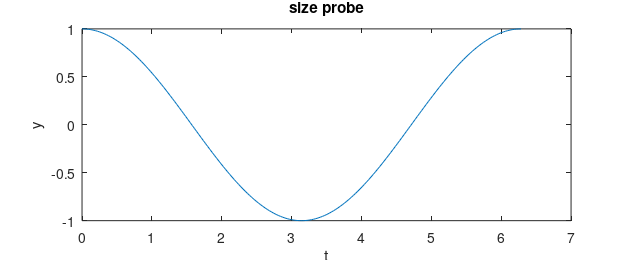
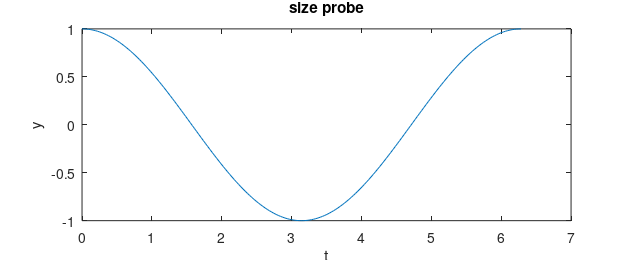
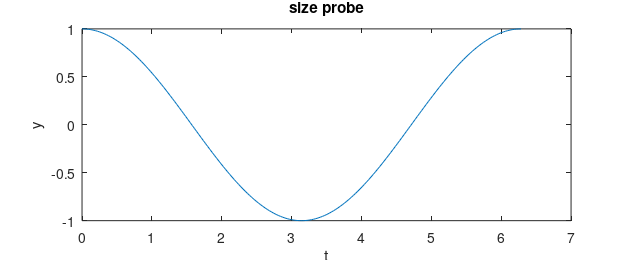
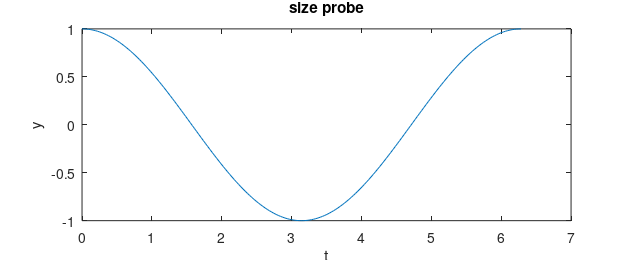

These figures' MATLAB source, in order: (Note: this script raises an error after producing the figures.)
% probe_b.m --- M3 matlab recon, block A2: the SIZE CALIBER (single-variable experiments)
% re-run:  d:/Software/Matlab/bin/matlab -batch "run('tests/m3-matlab-recon/probe_b.m')"
% outputs: build/m3-matlab-recon/b/
% Every case exports: exportgraphics PNG(Res 200), print -dpng -r200, exportgraphics PDF, print -dpdf.
% The python side (measure_size.py) then reads px / page-box / fonts off the artifacts.
here = fileparts(mfilename('fullpath')); root = fileparts(fileparts(here)); cd(root);
OUT = 'build/m3-matlab-recon/b';
if ~exist(OUT,'dir'); mkdir(OUT); end
fprintf('### probe_b start ###  cwd=%s\n', pwd);

% ---- helper: build a figure with given pixel Position and inch PaperPosition ----
function fig = mkfig(pospx, paperin)
    fig = figure('Visible','off','Position',[100 100 pospx(1) pospx(2)]);
    set(fig,'PaperUnits','inches');
    set(fig,'PaperPosition',[0 0 paperin(1) paperin(2)]);
    ax = axes(fig);
    x = linspace(0,2*pi,200);
    plot(ax, x, sin(x)); plot(ax, x, cos(x));
    xlabel(ax,'t'); ylabel(ax,'y'); title(ax,'size probe');
end

function dumpfig(tag, fig)
    fprintf('[%s] Position      = [%s]\n', tag, num2str(get(fig,'Position')));
    fprintf('[%s] PaperUnits    = %s\n',     tag, get(fig,'PaperUnits'));
    fprintf('[%s] PaperPosition = [%s]\n',   tag, num2str(get(fig,'PaperPosition')));
    fprintf('[%s] PaperSize     = [%s]\n',   tag, num2str(get(fig,'PaperSize')));
    fprintf('[%s] PaperType     = %s\n',     tag, get(fig,'PaperType'));
    ax = findobj(fig,'Type','axes');
    fprintf('[%s] ax.Position   = [%s]\n',   tag, num2str(get(ax(1),'Position')));
    fprintf('[%s] ax.TightInset = [%s]\n',   tag, num2str(get(ax(1),'TightInset')));
end

function runcase(tag, fig, OUT)
    dumpfig(tag, fig);
    t0=tic;
    exportgraphics(fig, fullfile(OUT, sprintf('%s_eg.png', tag)), 'Resolution', 200);
    exportgraphics(fig, fullfile(OUT, sprintf('%s_eg.pdf', tag)));
    print(fig, fullfile(OUT, sprintf('%s_pr.png', tag)), '-dpng', '-r200');
    print(fig, fullfile(OUT, sprintf('%s_pr.pdf', tag)), '-dpdf');
    fprintf('[%s] 4 exports in %.2fs\n', tag, toc(t0));
    close(fig);
end

%% ---- t0 baseline: Position 631x260 px, PaperPosition 6.31x2.6 in ----
runcase('t0_base', mkfig([631 260], [6.31 2.6]), OUT);

%% ---- t1 ONLY pixel Position width changes (631 -> 800) ----
runcase('t1_pos_w800', mkfig([800 260], [6.31 2.6]), OUT);

%% ---- t2 ONLY pixel Position height changes (260 -> 400) ----
runcase('t2_pos_h400', mkfig([631 400], [6.31 2.6]), OUT);

%% ---- t3 ONLY PaperPosition width changes (6.31 -> 8.0) ----
runcase('t3_paper_w800', mkfig([631 260], [8.0 2.6]), OUT);

%% ---- t4 ONLY PaperPosition height changes (2.6 -> 3.5) ----
runcase('t4_paper_h350', mkfig([631 260], [6.31 3.5]), OUT);

%% ---- t5 PaperSize forced to 11x8.5 in (with PaperPosition untouched) ----
fig = mkfig([631 260], [6.31 2.6]);
set(fig,'PaperUnits','inches');
try
    set(fig,'PaperSize',[11 8.5]);
    fprintf('[t5] set PaperSize [11 8.5] OK\n');
catch e
    fprintf('[t5] set PaperSize RAISED %s: %s\n', e.identifier, e.message);
end
runcase('t5_paper_size', fig, OUT);

%% ---- t6 PaperType letter ----
fig = mkfig([631 260], [6.31 2.6]);
set(fig,'PaperType','<custom>');
set(fig,'PaperUnits','inches'); set(fig,'PaperSize',[8.5 11]);
runcase('t6_letter', fig, OUT);

%% ---- c1 exportgraphics Padding default vs 0 (implicit-crop test) ----
fig = mkfig([631 260], [6.31 2.6]);
dumpfig('c1_fig', fig);
exportgraphics(fig, fullfile(OUT,'c1_pad_default.pdf'));
exportgraphics(fig, fullfile(OUT,'c1_pad_default.png'), 'Resolution', 200);
try
    exportgraphics(fig, fullfile(OUT,'c1_pad0.pdf'), 'Padding', 0);
    exportgraphics(fig, fullfile(OUT,'c1_pad0.png'), 'Resolution', 200, 'Padding', 0);
    fprintf('[c1] Padding 0 exports ok\n');
catch e
    fprintf('[c1] Padding 0 RAISED %s: %s\n', e.identifier, e.message);
end
close(fig);

%% ---- c2 content variation at FIXED PaperPosition (does content move the page box?) ----
% (a) nearly empty axes
fig = figure('Visible','off','Position',[100 100 631 260]);
set(fig,'PaperUnits','inches'); set(fig,'PaperPosition',[0 0 6.31 2.6]);
ax = axes(fig); plot(ax,1:3,[1 2 3]);
exportgraphics(fig, fullfile(OUT,'c2_sparse_eg.pdf')); exportgraphics(fig, fullfile(OUT,'c2_sparse_eg.png'),'Resolution',200);
close(fig);
% (b) long axis labels + legend, same PaperPosition
fig = figure('Visible','off','Position',[100 100 631 260]);
set(fig,'PaperUnits','inches'); set(fig,'PaperPosition',[0 0 6.31 2.6]);
ax = axes(fig); plot(ax,linspace(0,2*pi,200),sin(linspace(0,2*pi,200)),'DisplayName','a very long legend entry indeed');
ylabel(ax,'a very long y axis label'); xlabel(ax,'a very long x axis label'); legend(ax,'show');
exportgraphics(fig, fullfile(OUT,'c2_dense_eg.pdf')); exportgraphics(fig, fullfile(OUT,'c2_dense_eg.png'),'Resolution',200);
close(fig);

%% ---- c3 default colororder vs lines() ----
disp('=== c3 default color order vs lines(7) ===');
co = get(groot,'DefaultAxesColorOrder');
fprintf('default colororder rows=%d\n', size(co,1));
for k=1:size(co,1)
    fprintf('  default %d: [%.4f %.4f %.4f]\n', k, co(k,1), co(k,2), co(k,3));
end
L = lines(7);
for k=1:7
    fprintf('  lines   %d: [%.4f %.4f %.4f]\n', k, L(k,1), L(k,2), L(k,3));
end
fprintf('max abs diff default vs lines(7) = %.6f\n', max(abs(co(1:7,:)-L(:,:)),[],'all'));
fid = fopen(fullfile(OUT,'c3_colororder.txt'),'wb');
for k=1:size(co,1); fprintf(fid,'default %d %.6f %.6f %.6f\n', k, co(k,1),co(k,2),co(k,3)); end
for k=1:7; fprintf(fid,'lines %d %.6f %.6f %.6f\n', k, L(k,1),L(k,2),L(k,3)); end
fclose(fid);

disp('=== probe_b done ===');
